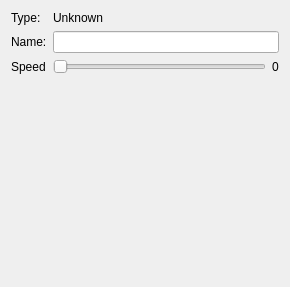
<?xml version="1.0" encoding="UTF-8"?>
<ui version="4.0">
 <class>Frame</class>
 <widget class="QWidget" name="Frame">
  <property name="geometry">
   <rect>
    <x>0</x>
    <y>0</y>
    <width>290</width>
    <height>287</height>
   </rect>
  </property>
  <property name="windowTitle">
   <string>Computer Inspector</string>
  </property>
  <layout class="QFormLayout" name="formLayout">
   <item row="0" column="0">
    <widget class="QLabel" name="label_3">
     <property name="text">
      <string>Type:</string>
     </property>
    </widget>
   </item>
   <item row="0" column="1">
    <widget class="QLabel" name="typeLabel">
     <property name="text">
      <string>Unknown</string>
     </property>
    </widget>
   </item>
   <item row="1" column="0">
    <widget class="QLabel" name="label">
     <property name="text">
      <string>Name:</string>
     </property>
    </widget>
   </item>
   <item row="1" column="1">
    <widget class="QLineEdit" name="nameEdit"/>
   </item>
   <item row="2" column="0">
    <widget class="QLabel" name="label_2">
     <property name="text">
      <string>Speed</string>
     </property>
    </widget>
   </item>
   <item row="2" column="1">
    <layout class="QHBoxLayout" name="horizontalLayout">
     <item>
      <widget class="QSlider" name="speedSlider">
       <property name="maximum">
        <number>100</number>
       </property>
       <property name="orientation">
        <enum>Qt::Horizontal</enum>
       </property>
      </widget>
     </item>
     <item>
      <widget class="QLabel" name="label_4">
       <property name="text">
        <string>0</string>
       </property>
      </widget>
     </item>
    </layout>
   </item>
  </layout>
 </widget>
 <resources/>
 <connections>
  <connection>
   <sender>speedSlider</sender>
   <signal>valueChanged(int)</signal>
   <receiver>label_4</receiver>
   <slot>setNum(int)</slot>
   <hints>
    <hint type="sourcelabel">
     <x>111</x>
     <y>81</y>
    </hint>
    <hint type="destinationlabel">
     <x>198</x>
     <y>81</y>
    </hint>
   </hints>
  </connection>
 </connections>
</ui>
